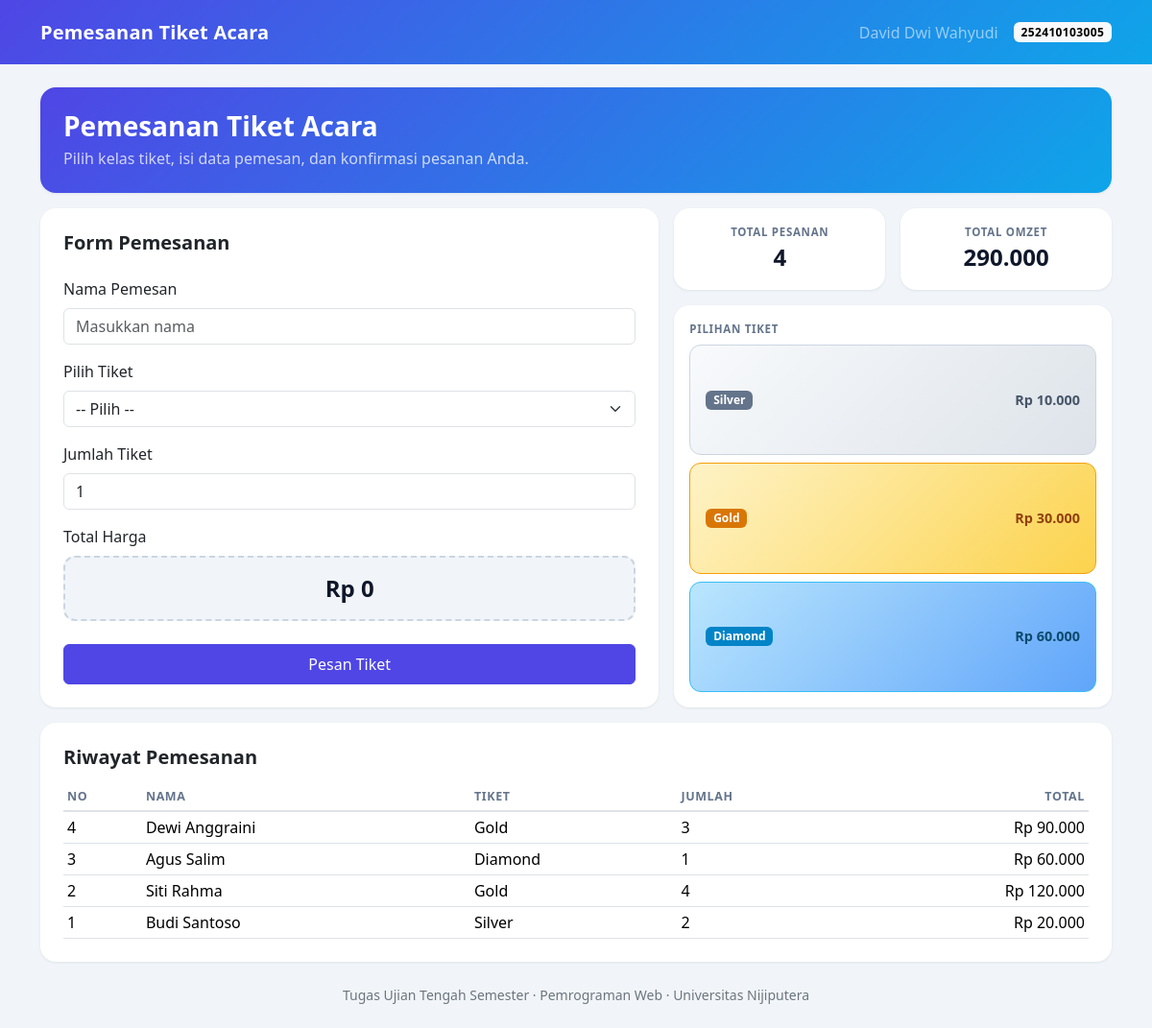
The page / on the database its author committed.
### tables this page shows
CREATE TABLE tb_pemesanan (
    id           INTEGER PRIMARY KEY AUTOINCREMENT,
    nama_pemesan VARCHAR(100) NOT NULL,
    kelas_tiket  VARCHAR(10)  NOT NULL,
    jumlah_tiket INTEGER       NOT NULL,
    harga_satuan INTEGER       NOT NULL,
    total_harga  INTEGER       NOT NULL,
    created_at   TEXT          DEFAULT CURRENT_TIMESTAMP
);

### index.php (the view, shortened to what this page needs)
<?php
require 'config.php';
$harga = [
    'silver'  => 10000,
    'gold'    => 30000,
    'diamond' => 60000
];
$data = $koneksi->query("SELECT * FROM tb_pemesanan ORDER BY id DESC")->fetchAll();
$hasil = $koneksi
    ->query("SELECT COUNT(*) AS jml, SUM(total_harga) AS omzet FROM tb_pemesanan")
    ->fetch();
?>
<!DOCTYPE html>
<html lang="id">
<head>
    <link href="bootstrap.min.css" rel="stylesheet">
    <link href="style.css" rel="stylesheet">
</head>
<body>
<header>
    <nav class="navbar navbar-expand navbar-dark bento-navbar">
        <div class="container">
            <span class="navbar-brand fw-bold">Pemesanan Tiket Acara</span>
            <div class="d-flex align-items-center gap-3">
                <span class="navbar-text">David Dwi Wahyudi</span>
                <span class="badge text-bg-light">252410103005</span>
            </div>
        </div>
    </nav>
</header>
<main class="container py-4">
    <div class="card bento bento-header mb-3">
        <div class="card-body p-4">
            <h3 class="fw-bold mb-1">Pemesanan Tiket Acara</h3>
            <p class="mb-0 opacity-75">Pilih kelas tiket, isi data pemesan, dan konfirmasi pesanan Anda.</p>
        </div>
    </div>
    <div class="row g-3">
        <div class="col-lg-7">
            <div class="card bento h-100">
                <div class="card-body p-4">
                    <h5 class="fw-bold mb-4">Form Pemesanan</h5>
                    <form id="formTiket" method="post" action="index.php">
                        <div class="mb-3">
                            <label for="nama" class="form-label">Nama Pemesan</label>
                            <input type="text" class="form-control" id="nama" name="nama"
                                   value="<?= htmlspecialchars($_POST['nama'] ?? '') ?>"
                                   placeholder="Masukkan nama">
                        </div>
                        <div class="mb-3">
                            <label for="tiket" class="form-label">Pilih Tiket</label>
                            <select class="form-select" id="tiket" name="tiket">
                                <option value="">-- Pilih --</option>
                            </select>
                        </div>
                        <div class="mb-3">
                            <label for="jumlah" class="form-label">Jumlah Tiket</label>
                            <input type="number" class="form-control" id="jumlah" name="jumlah"
                                   value="<?= htmlspecialchars($_POST['jumlah'] ?? '1') ?>" min="1" max="10">
                        </div>
                        <div class="mb-4">
                            <label class="form-label">Total Harga</label>
                            <div class="total" id="total">Rp 0</div>
                        </div>
                        <button type="submit" class="btn btn-primary w-100 py-2">Pesan Tiket</button>
                    </form>
                </div>
            </div>
        </div>
        <div class="col-lg-5 d-flex flex-column">
            <div class="row g-3 mb-3">
                <div class="col-6">
                    <div class="card bento h-100">
                        <div class="card-body p-3 text-center">
                            <div class="stat-label">Total Pesanan</div>
                            <div class="stat-value"><?= $hasil['jml'] ?></div>
                        </div>
                    </div>
                </div>
                <div class="col-6">
                    <div class="card bento h-100">
                        <div class="card-body p-3 text-center">
                            <div class="stat-label">Total Omzet</div>
                            <div class="stat-value"><?= number_format($hasil['omzet'] ?? 0, 0, ',', '.') ?></div>
                        </div>
                    </div>
                </div>
            </div>
            <div class="card bento flex-grow-1">
                <div class="card-body p-3 d-flex flex-column">
                    <div class="stat-label mb-2">Pilihan Tiket</div>
                    <div class="d-flex flex-column gap-2 flex-grow-1">
                        <?php foreach ($harga as $kelas => $hargaSatuan) { ?>
                            <div class="ticket-box ticket-<?= $kelas ?> d-flex align-items-center justify-content-between px-3 flex-grow-1">
                                <span class="badge badge-<?= $kelas ?>"><?= ucfirst($kelas) ?></span>
                                <span class="ticket-price">Rp <?= number_format($hargaSatuan, 0, ',', '.') ?></span>
                            </div>
                        <?php } ?>
                    </div>
                </div>
            </div>
        </div>
        <div class="col-12">
            <div class="card bento">
                <div class="card-body p-4">
                    <h5 class="fw-bold mb-3">Riwayat Pemesanan</h5>
                    <table class="table table-sm mb-0 align-middle">
                        <thead>
                            <tr>
                                <th>No</th>
                                <th>Nama</th>
                                <th>Tiket</th>
                                <th>Jumlah</th>
                                <th class="text-end">Total</th>
                            </tr>
                        </thead>
                        <tbody>
                            <?php if (count($data) > 0) { ?>
                                <?php foreach ($data as $row) { ?>
                                    <tr>
                                        <td><?= $row['id'] ?></td>
                                        <td><?= htmlspecialchars($row['nama_pemesan']) ?></td>
                                        <td><?= ucfirst($row['kelas_tiket']) ?></td>
                                        <td><?= $row['jumlah_tiket'] ?></td>
                                        <td class="text-end">Rp <?= number_format($row['total_harga'], 0, ',', '.') ?></td>
                                    </tr>
                                <?php } ?>
                            <?php } else { ?>
                                <tr>
                                    <td colspan="5" class="text-center text-muted py-3">Belum ada data</td>
                                </tr>
                            <?php } ?>
                        </tbody>
                    </table>
                </div>
            </div>
        </div>
    </div>
</main>
<footer class="container pb-4">
    <p class="text-center text-secondary small mb-0">
        Tugas Ujian Tengah Semester &middot; Pemrograman Web &middot; Universitas Nijiputera
    </p>
</footer>
</body>
</html>

### style.css (style rules this page uses)
body { background-color: #f1f5f9; }
.bento { border: 0; border-radius: 16px; box-shadow: 0 1px 3px rgba(15, 23, 42, 0.08); }
.bento-header { background: linear-gradient(135deg, #4f46e5, #0ea5e9); color: #fff; }
.bento-navbar { background: linear-gradient(135deg, #4f46e5, #0ea5e9); padding-top: 0.85rem; padding-bottom: 0.85rem; }
.bento-navbar .navbar-brand { letter-spacing: 0.01em; }
.bento-navbar .badge { font-weight: 600; letter-spacing: 0.03em; }
.stat-label { font-size: 0.72rem; font-weight: 600; letter-spacing: 0.06em; text-transform: uppercase; color: #64748b; }
.stat-value { font-size: 1.5rem; font-weight: 700; color: #0f172a; word-break: break-word; }
.ticket-box { border-radius: 12px; padding: 10px 12px; border: 1px solid transparent; }
.ticket-price { font-size: 0.9rem; font-weight: 700; }
.ticket-silver { background: linear-gradient(135deg, #f8fafc, #dde3e9); border-color: #cbd5e1; }
.ticket-silver .ticket-price { color: #475569; }
.badge-silver { background-color: #64748b; }
.ticket-gold { background: linear-gradient(135deg, #fef3c7, #fcd34d); border-color: #f59e0b; }
.ticket-gold .ticket-price { color: #92400e; }
.badge-gold { background-color: #d97706; }
.ticket-diamond { background: linear-gradient(135deg, #bae6fd, #60a5fa); border-color: #38bdf8; }
.ticket-diamond .ticket-price { color: #0c4a6e; }
.badge-diamond { background-color: #0284c7; }
.total { background: #f1f5f9; border: 2px dashed #cbd5e1; border-radius: 12px; padding: 14px; font-size: 1.5rem; font-weight: 700; text-align: center; color: #0f172a; }
.btn-primary { background-color: #4f46e5; border-color: #4f46e5; }
.table thead th { font-size: 0.78rem; text-transform: uppercase; letter-spacing: 0.05em; color: #64748b; border-bottom-width: 2px; }

### rows shown on the page
tb_pemesanan: id "4", nama_pemesan "Dewi Anggraini", kelas_tiket "Gold", jumlah_tiket "3", total_harga "90.000"
tb_pemesanan: id "3", nama_pemesan "Agus Salim", kelas_tiket "Diamond", jumlah_tiket "1", total_harga "60.000"
tb_pemesanan: id "2", nama_pemesan "Siti Rahma", kelas_tiket "Gold", jumlah_tiket "4", total_harga "120.000"
tb_pemesanan: id "1", nama_pemesan "Budi Santoso", kelas_tiket "Silver", jumlah_tiket "2", total_harga "20.000"

### other values the page prints
$hasil['jml'] "4"
$hasil['omzet'] "290.000"
$kelas "Silver"
$hargaSatuan "10.000"
$kelas "Gold"
$hargaSatuan "30.000"
$kelas "Diamond"
$hargaSatuan "60.000"
